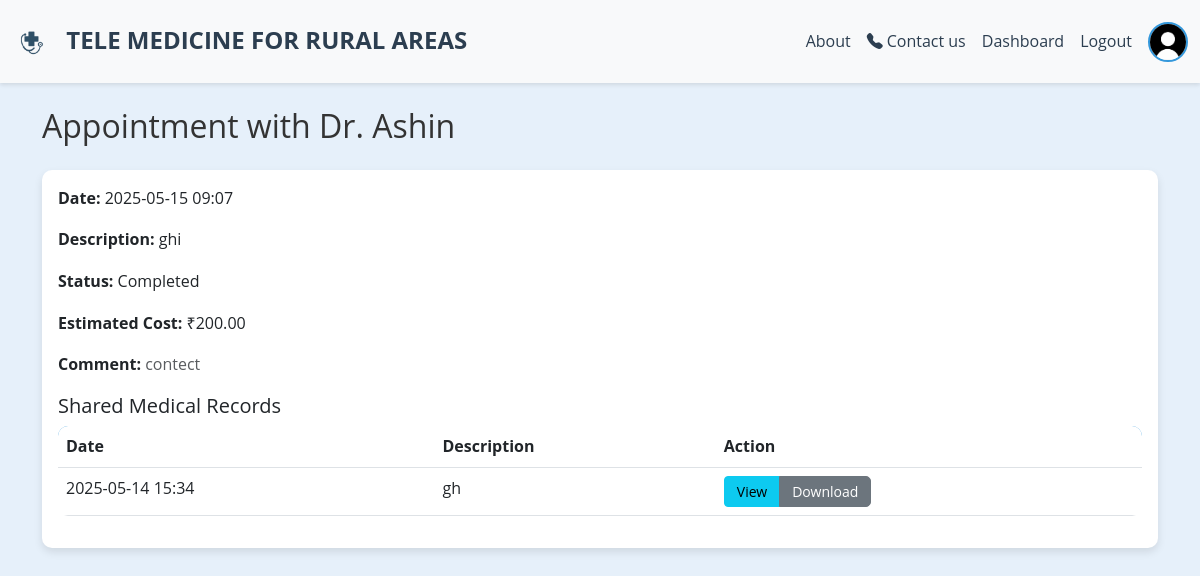
The page /appointment/2/ (signed in) on the database its author committed.
### core/models.py (models this page shows)
class Appointment(models.Model):
    patient = models.ForeignKey(User, on_delete=models.CASCADE, related_name='patient_appointments')
    doctor = models.ForeignKey(User, on_delete=models.CASCADE, related_name='doctor_appointments')
    date = models.DateTimeField()
    description = models.TextField()
    status = models.CharField(max_length=20, default='pending')
    estimated_cost = models.FloatField(null=True, blank=True)
    estimate_comment = models.TextField(blank=True, null=True)  # New field for estimate comment
    shared_records = models.ManyToManyField('MedicalRecord', blank=True)

class User(AbstractUser):
    USER_TYPE_CHOICES = (
        ('patient', 'Patient'),
        ('doctor', 'Doctor'),
        ('admin', 'Admin'),
    )
    email = models.EmailField(unique=True)
    user_type = models.CharField(max_length=7, choices=USER_TYPE_CHOICES)
    name = models.CharField(max_length=100)
    specialization = models.CharField(max_length=100, blank=True, null=True)
    username = models.CharField(max_length=150, unique=True, blank=True, null=True)
    USERNAME_FIELD = 'email'
    REQUIRED_FIELDS = ['name']
    objects = UserManager()

class MedicalRecord(models.Model):
    patient = models.ForeignKey(User, on_delete=models.CASCADE)
    file = models.FileField(upload_to='medical_records/')
    description = models.TextField(blank=True)
    upload_date = models.DateTimeField(auto_now_add=True)
    is_deleted = models.BooleanField(default=False)

### core/views.py (the view)
# urls.py: path('appointment/<int:appointment_id>/', views.appointment_detail, name='appointment_detail'),
@login_required
def appointment_detail(request, appointment_id):
    if request.user.user_type != 'patient':
        return redirect('index')
    appointment = get_object_or_404(Appointment, id=appointment_id, patient=request.user)
    return render(request, 'patient/appointment_detail.html', {'appointment': appointment, 'is_dashboard': False})

### core/templates/patient/appointment_detail.html (shortened to what this page needs)
{% extends "layout.html" %}
{% load static %}
{% block content %}
<div class="container py-4">
    <h2 class="mb-4">Appointment with Dr. {{ appointment.doctor.name }}</h2>
    <div class="card">
        <div class="card-body">
            <p><strong>Date:</strong> {{ appointment.date|date:"Y-m-d H:i" }}</p>
            <p><strong>Description:</strong> {{ appointment.description|default:"No description provided" }}</p>
            <p><strong>Status:</strong> {{ appointment.status|title }}</p>
            <p><strong>Estimated Cost:</strong>
                {% if appointment.estimated_cost %}
                    ₹{{ appointment.estimated_cost|floatformat:2 }}
                {% else %}
                    Pending
                {% endif %}
            </p>
            {% if appointment.estimated_cost and appointment.estimate_comment %}
            <p><strong>Comment:</strong>
                <span class="text-muted">{{ appointment.estimate_comment }}</span>
            </p>
            {% endif %}
            <h5>Shared Medical Records</h5>
            {% if appointment.shared_records.all %}
            <div class="table-responsive">
                <table class="table">
                    <thead>
                        <tr>
                            <th>Date</th>
                            <th>Description</th>
                            <th>Action</th>
                        </tr>
                    </thead>
                    <tbody>
                        {% for record in appointment.shared_records.all %}
                        <tr>
                            <td>{{ record.upload_date|date:"Y-m-d H:i" }}</td>
                            <td>{{ record.description|default:"Medical Record" }}</td>
                            <td>
                                <div class="btn-group" role="group">
                                    <a href="{% url 'view_record' record.id %}" class="btn btn-sm btn-info" target="_blank">View</a>
                                    <a href="{% url 'download_record' record.id %}" class="btn btn-sm btn-secondary">Download</a>
                                </div>
                            </td>
                        </tr>
                        {% endfor %}
                    </tbody>
                </table>
            </div>
            {% else %}
            <p>No medical records shared for this appointment.</p>
            {% endif %}
        </div>
    </div>
</div>
{% endblock %}

### core/static/css/styles.css (style rules this page uses)
body { font-family: 'Open Sans', sans-serif; background-color: #e6f0fa; color: #333; line-height: 1.6; }
.card { border: none; border-radius: 10px; box-shadow: 0 4px 8px rgba(0,0,0,0.1); transition: all 0.3s ease; background-color: #ffffff; }
.btn-sm { padding: 0.25rem 0.75rem; }
.btn-secondary { background-color: #6c757d; border-color: #6c757d; border-radius: 5px; }
.table { border-radius: 10px; overflow: hidden; background-color: #ffffff; }
.table thead { background-color: #3498db; color: white; }

### rows shown on the page
Appointment: doctor.name "Ashin", date "2025-05-15 09:07", description "ghi", status "Completed", estimated_cost "200.00", estimate_comment "contect"
MedicalRecord: upload_date "2025-05-14 15:34", description "gh"
